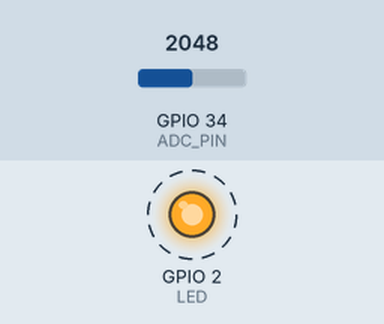
This sketch was run on a simulated ESP32. On the bench: output pins drawn as LEDs (lit = HIGH). Dashed ring = blinking. Inputs (shaded band) come from the test bench; at power-on: GPIO 34 (ADC_PIN) = 2048. WiFi joins after 1.5 s; servers stay silent unless stated; what the sketch prints to the serial monitor is not drawn.

Above: at 1.7 s.
Timing chart, 0 to 4.5 s (numbered marks = the images above):
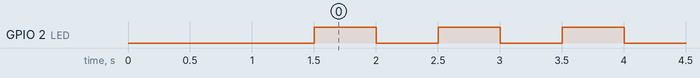

The sketch:

esp32_check1.ino
```cpp
#include <WiFi.h>

#define LED 2
#define ADC_PIN 34

const char* ssid = "SLT-4G_1767E6";
const char* password = "cj2001AD";

void setup() {
  Serial.begin(115200);

  // LED
  pinMode(LED, OUTPUT);

  // WiFi
  WiFi.begin(ssid, password);
  Serial.print("Connecting to WiFi");

  while (WiFi.status() != WL_CONNECTED) {
    delay(500);
    Serial.print(".");
  }

  Serial.println("\nWiFi Connected");
  Serial.println(WiFi.localIP());
}

void loop() {
  // Blink LED
  digitalWrite(LED, HIGH);
  delay(500);
  digitalWrite(LED, LOW);
  delay(500);

  // Read ADC
  int value = analogRead(ADC_PIN);
  Serial.print("ADC: ");
  Serial.println(value);
}
```

Measured:
- by itself, GPIO 2 (LED): alternates HIGH for 0.50 s and LOW for 0.50 s
